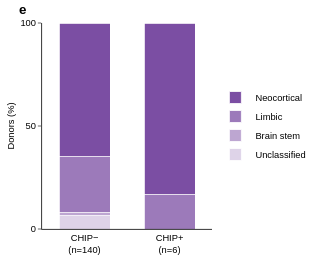

The code cell stored with this chart in its notebook:
### Code cell
import pandas as pd
import plotly.graph_objects as go

FONT, PT, LETTER_PT = "Arial", 7.0, 10.0
PT_MM_ = globals().get("PT_MM", 25.4 / 72)
U_ = globals().get("U", 96 / 25.4)
px = lambda pt: pt * PT_MM_ * U_

LINE, TICK, TEXT, LETTER = px(0.6), px(2.5), px(PT), px(LETTER_PT)
W, H = round(85 * U_), round(70 * U_)
ML, MR, MT, MB = 40, 10, round(globals().get("HEADER", 6.0) * U_), 34

path = "/mnt/claw-raid/elliot/P001_CHIP/Data/processed/Pathology/Pathology plots csvs.csv"
df = pd.read_csv(path)
df["CHIP"] = df["CHIP?"].astype(str).str.strip().map({"N": "CHIP−", "Y": "CHIP+"})

col = "DLB Subtype"
df[col] = df[col].astype(str).str.strip()
levels = ["Unclassified", "Brain stem", "Limbic", "Neocortical"]
groups = ["CHIP−", "CHIP+"]

def tints(hex_, n):
    r, g, b = (int(hex_[i:i + 2], 16) for i in (1, 3, 5))
    out = []
    for i in range(n):
        t = 0.75 * (1 - i / max(n - 1, 1))
        out.append("#%02X%02X%02X" % tuple(round(c + (255 - c) * t) for c in (r, g, b)))
    return out

color = dict(zip(levels, tints("#7B4EA3", len(levels))))

ct = pd.crosstab(df["CHIP"], df[col]).reindex(index=groups, columns=levels, fill_value=0)
pct = ct.div(ct.sum(1), axis=0) * 100
xlab = [f"{g}<br>(n={ct.loc[g].sum()})" for g in groups]
font = dict(family=FONT, size=TEXT, color="black")

fig = go.Figure([
    go.Bar(x=xlab, y=pct[s], name=s,
           marker=dict(color=color[s], line=dict(color="white", width=LINE)),
           hoverinfo="skip")
    for s in levels])

pw, ph = W - ML - MR, H - MT - MB
fig.update_layout(
    width=W, height=H, barmode="stack", bargap=0.4, font=font,
    paper_bgcolor="white", plot_bgcolor="white",
    margin=dict(l=ML, r=MR, t=MT, b=MB),
    legend=dict(x=1.02, y=0.5, xanchor="left", yanchor="middle",
                bgcolor="rgba(0,0,0,0)", borderwidth=0, itemwidth=30,
                font=font, traceorder="reversed"),
    hovermode=False, dragmode=False,
    annotations=[dict(text="<b>e</b>", xref="paper", yref="paper",
                      x=-ML / pw, y=1 + MT / ph, xanchor="left", yanchor="top",
                      showarrow=False, font=dict(family=FONT, size=LETTER, color="black"))])

ax = dict(showline=True, linecolor="black", linewidth=LINE, tickwidth=LINE,
          ticklen=TICK, showgrid=False, zeroline=False, fixedrange=True,
          title_standoff=4, title_font=font, tickfont=font)
fig.update_xaxes(ticks="", **ax)
fig.update_yaxes(title_text="Donors (%)", range=[0, 100], ticks="outside",
                 tickvals=[0, 50, 100], **ax)

fig.write_image("dlb_subtype_CHIP.svg")
fig.show(config={"staticPlot": True, "displayModeBar": False})

### Figure 1 — Plotly figure (JSON) as saved in the notebook; plotly's stock layout.template omitted (floating-point values rounded to 4 significant figures)
{"data": [{"hoverinfo": "skip", "marker": {"color": "#DED3E8", "line": {"color": "white", "width": 0.8}}, "name": "Unclassified", "type": "bar", "x": ["CHIP−<br>(n=140)", "CHIP+<br>(n=6)"], "y": [6.429, 0.0]}, {"hoverinfo": "skip", "marker": {"color": "#BDA6D1", "line": {"color": "white", "width": 0.8}}, "name": "Brain stem", "type": "bar", "x": ["CHIP−<br>(n=140)", "CHIP+<br>(n=6)"], "y": [1.429, 0.0]}, {"hoverinfo": "skip", "marker": {"color": "#9C7ABA", "line": {"color": "white", "width": 0.8}}, "name": "Limbic", "type": "bar", "x": ["CHIP−<br>(n=140)", "CHIP+<br>(n=6)"], "y": [27.14, 16.67]}, {"hoverinfo": "skip", "marker": {"color": "#7B4EA3", "line": {"color": "white", "width": 0.8}}, "name": "Neocortical", "type": "bar", "x": ["CHIP−<br>(n=140)", "CHIP+<br>(n=6)"], "y": [65.0, 83.33]}], "layout": {"annotations": [{"font": {"color": "black", "family": "Arial", "size": 13.33}, "showarrow": false, "text": "<b>e</b>", "x": -0.1476, "xanchor": "left", "xref": "paper", "y": 1.111, "yanchor": "top", "yref": "paper"}], "bargap": 0.4, "barmode": "stack", "dragmode": false, "font": {"color": "black", "family": "Arial", "size": 9.333}, "height": 265, "hovermode": false, "legend": {"bgcolor": "rgba(0,0,0,0)", "borderwidth": 0, "font": {"color": "black", "family": "Arial", "size": 9.333}, "itemwidth": 30, "traceorder": "reversed", "x": 1.02, "xanchor": "left", "y": 0.5, "yanchor": "middle"}, "margin": {"b": 34, "l": 40, "r": 10, "t": 23}, "paper_bgcolor": "white", "plot_bgcolor": "white", "width": 321, "xaxis": {"fixedrange": true, "linecolor": "black", "linewidth": 0.8, "showgrid": false, "showline": true, "tickfont": {"color": "black", "family": "Arial", "size": 9.333}, "ticklen": 3.333, "ticks": "", "tickwidth": 0.8, "title": {"font": {"color": "black", "family": "Arial", "size": 9.333}, "standoff": 4}, "zeroline": false}, "yaxis": {"fixedrange": true, "linecolor": "black", "linewidth": 0.8, "range": [0, 100], "showgrid": false, "showline": true, "tickfont": {"color": "black", "family": "Arial", "size": 9.333}, "ticklen": 3.333, "ticks": "outside", "tickvals": [0, 50, 100], "tickwidth": 0.8, "title": {"font": {"color": "black", "family": "Arial", "size": 9.333}, "standoff": 4, "text": "Donors (%)"}, "zeroline": false}}}
